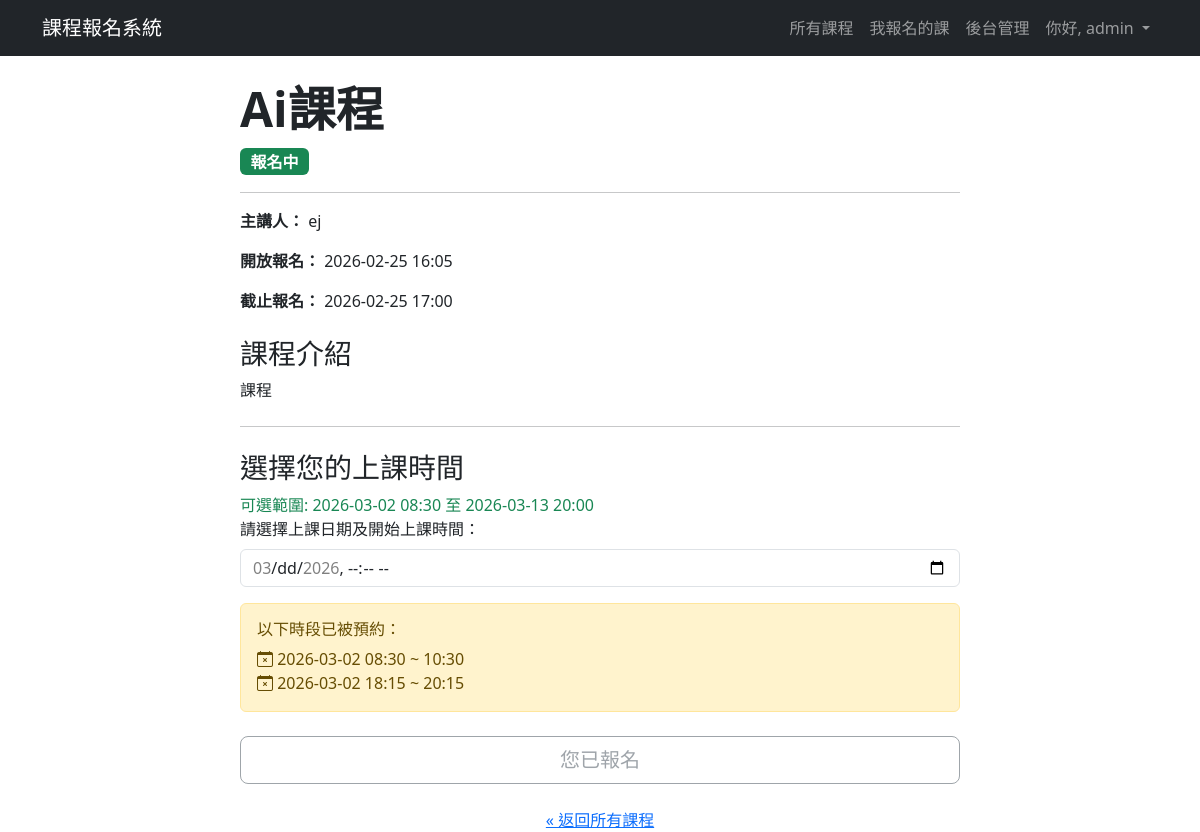
The page /course/2 (signed in) on the database its author committed.
### app.py (models this page shows, shortened)
class User(UserMixin, db.Model):
    id = db.Column(db.Integer, primary_key=True) # 使用者ID 唯一值
    username = db.Column(db.String(80), unique=True, nullable=False)
    email = db.Column(db.String(120), unique=True, nullable=False) # 電子郵件地址
    password_hash = db.Column(db.String(200), nullable=False) # 儲存雜湊後的密碼
    is_admin = db.Column(db.Boolean, default=False) # 是否為管理者
    needs_password_change = db.Column(db.Boolean, default=False) # 是否需要更新密碼
    __table_args__ = {'extend_existing': True} # 避免重複定義表格錯誤

class Course(db.Model):
    __tablename__ = 'course' # 建議明確指定表名
    id = db.Column(db.Integer, primary_key=True)
    name = db.Column(db.String(120), nullable=False)
    description = db.Column(db.Text, nullable=False) # 課程描述
    speaker_info = db.Column(db.String(200)) # 講者資訊
    has_time_slots = db.Column(db.Boolean, default=False, nullable=False) # 是否有梯次
    status = db.Column(db.String(20), default='尚未開放') # 課程狀態：尚未開放、報名中、報名截止
    registration_start_time = db.Column(db.DateTime, nullable=False) # 報名開始時間
    registration_end_time = db.Column(db.DateTime, nullable=False) # 報名截止時間
    allow_user_to_choose_time = db.Column(db.Boolean, default=False, nullable=False) # 是否允許使用者自選時間
    duration_hours = db.Column(db.Float, nullable=True, default=1) # 新增：上課時數欄位
    user_choice_start_date = db.Column(db.Date, nullable=True) # 自選時間的可選起始日
    user_choice_end_date = db.Column(db.Date, nullable=True) # 自選時間的可選結束日
    user_choice_start_time_of_day = db.Column(db.Time, nullable=True) # 自選時間的每日可選起始時間
    user_choice_end_time_of_day = db.Column(db.Time, nullable=True) # 自選時間的每日可選結束時間
    __table_args__ = {'extend_existing': True} # 避免重複定義表格錯誤
    files = db.relationship('CourseFile', backref='course', lazy=True, cascade="all, delete-orphan") # 課程有多個檔案，刪除課程時也刪除相關檔案
    time_slots = db.relationship('TimeSlot', backref='course', lazy=True, cascade="all, delete-orphan") # 課程有多個梯次，刪除課程時也刪除相關梯次

class TimeSlot(db.Model):
    __tablename__ = 'time_slot'
    id = db.Column(db.Integer, primary_key=True)
    slot_start_time = db.Column(db.DateTime, nullable=False)
    slot_end_time = db.Column(db.DateTime, nullable=False)
    capacity = db.Column(db.Integer, nullable=False, default=999) # 梯次名額
    booked_count = db.Column(db.Integer, default=0) # 已報名人數
    course_id = db.Column(db.Integer, db.ForeignKey('course.id'), nullable=False) # 課程ID 外鍵，參考 Course 表
    __table_args__ = {'extend_existing': True} # 避免重複定義表格錯誤

### app.py (the view)
@app.route('/course/<int:course_id>')
def course_detail(course_id):
    check_course_status()
    course = db.session.get(Course, course_id)
    if not course:
        abort(404)
    available_slots = []
    if course.has_time_slots:
        available_slots = TimeSlot.query.filter(
            TimeSlot.course_id == course.id,
            TimeSlot.booked_count < TimeSlot.capacity
        ).order_by(TimeSlot.slot_start_time).all()
    is_registered = False
    if current_user.is_authenticated:
        user_reg = Registration.query.join(TimeSlot).filter(
            Registration.user_id == current_user.id,
            TimeSlot.course_id == course.id
        ).first()
        is_registered = user_reg is not None
    booked_slots_display = []
    booked_slots_iso = []
    if course.allow_user_to_choose_time:
        booked_slots_query = TimeSlot.query.filter_by(
            course_id=course.id, capacity=1
        ).order_by(TimeSlot.slot_start_time).all()
        booked_slots_display = booked_slots_query
        booked_slots_iso = [slot.slot_start_time.isoformat() for slot in booked_slots_query]
    user_choice_start_datetime = None
    user_choice_end_datetime = None
    if course.allow_user_to_choose_time and course.user_choice_start_date and course.user_choice_start_time_of_day:
        user_choice_start_datetime = datetime.combine(course.user_choice_start_date, course.user_choice_start_time_of_day)
    if course.allow_user_to_choose_time and course.user_choice_end_date and course.user_choice_end_time_of_day:
        user_choice_end_datetime = datetime.combine(course.user_choice_end_date, course.user_choice_end_time_of_day)
    return render_template(
        'course_detail.html',
        course=course,
        is_registered=is_registered,
        available_slots=available_slots,
        user_choice_start_datetime=user_choice_start_datetime,
        user_choice_end_datetime=user_choice_end_datetime,
        booked_user_choice_slots=booked_slots_display,
        booked_slots_iso=booked_slots_iso
    )

### app.py (called while the page is built, shortened)
@login_manager.user_loader
def load_user(user_id): # 透過 user_id 載入使用者
    return User.query.get(int(user_id)) # 從資料庫取得使用者資料

def check_course_status():
    with app.app_context():
        print(f" [Scheduler] 正在檢查課程狀態... ({datetime.now().strftime('%Y-%m-%d %H:%M:%S')})")
        now = datetime.now() # 伺服器已是 GMT+8，改回使用本地時間
        updated_count = 0
        courses_to_open = Course.query.filter(Course.status == '尚未開放', Course.registration_start_time <= now).all()
        courses_to_close = Course.query.filter(Course.status == '報名中', Course.registration_end_time <= now).all()
        for course in courses_to_close:
            course.status = '報名截止'
            print(f" [Scheduler] 課程 '{course.name}' 已自動截止報名。(截止時間: {course.registration_end_time})")
            updated_count += 1
        if updated_count > 0:
            db.session.commit()
            print(f" [Scheduler] 共更新了 {updated_count} 門課程的狀態。")
        else:
            print(" [Scheduler] 沒有需要更新狀態的課程。")

### templates/course_detail.html (shortened to what this page needs)
{% extends "layout.html" %}
{% block content %}
<div class="container mt-4">
    <div class="row">
        <div class="col-lg-8 mx-auto">
            <h2 class="display-5 fw-bold">{{ course.name }}</h2>
            <p class="lead">
                {% if course.status == '報名中' %}
                    <span class="badge bg-success fs-6">報名中</span>
                {% elif course.status == '尚未開放' %}
                    <span class="badge bg-warning text-dark fs-6 ">尚未開放</span>
                {% else %}
                    <span class="badge bg-secondary fs-6">報名截止</span>
                {% endif %}
            </p>
            <hr>
            <p><strong>主講人：</strong> {{ course.speaker_info }}</p>
            <p><strong>開放報名：</strong> {{ course.registration_start_time.strftime('%Y-%m-%d %H:%M') }}</p>
            <p><strong>截止報名：</strong> {{ course.registration_end_time.strftime('%Y-%m-%d %H:%M') }}</p>
            <h3 class="mt-4">課程介紹</h3>
            <div style="white-space: pre-wrap;">{{ course.description }}</div>
        <hr class="my-4">
        {% if course.has_time_slots and not course.allow_user_to_choose_time %}
            <h3 class="mt-4">選擇上課時間</h3>
            {% if available_slots %}
                <div class="list-group" id="slot-selection">
                {% for slot in available_slots %}
                    <label class="list-group-item">
                        <input class="form-check-input me-1" type="radio" name="time_slot_id" value="{{ slot.id }}">
                        {{ slot.slot_start_time.strftime('%Y-%m-%d %H:%M') }} ~ {{ slot.slot_end_time.strftime('%H:%M') }} (剩餘名額: {{ slot.capacity - slot.booked_count }})
                    </label>
                {% endfor %}
                </div>
            <div class="d-grid gap-2 mt-3">
                {% if course.status != '報名中' %}
                    <button class="btn btn-secondary btn-lg" disabled>{{ course.status }}</button>
                {% else %}
                    {% if current_user.is_authenticated %}
                        {% if is_registered %}
                            <button class="btn btn-outline-secondary btn-lg" disabled>您已報名</button>
                        {% else %}
                            <button class="btn btn-primary btn-lg" onclick="handleRegistration()">立即報名</button>
                        {% endif %}
                    {% else %}
                        <button class="btn btn-primary btn-lg" onclick="promptLogin()">立即報名</button>
                    {% endif %}
                {% endif %}
            </div>
            {% else %}
                <p class="text-danger">名額已滿</p>
            {% endif %}
        {% elif course.allow_user_to_choose_time %}
            <h3 class="mt-4">選擇您的上課時間</h3>
            <div class="mb-3">
                <div class="form-text text-success fs-6">
                    可選範圍: {{ user_choice_start_datetime.strftime('%Y-%m-%d %H:%M') if user_choice_start_datetime }} 至 {{ user_choice_end_datetime.strftime('%Y-%m-%d %H:%M') if user_choice_end_datetime }}
                </div>
                <label for="user_selected_time" class="form-label">請選擇上課日期及開始上課時間：</label>
                <input type="datetime-local" id="user_selected_time" name="user_selected_time" class="form-control"
                       step="1800"
                       data-booked-slots='{{ booked_slots_iso|tojson|safe }}'
                       min="{{ user_choice_start_datetime.strftime('%Y-%m-%dT%H:%M') if user_choice_start_datetime else '' }}"
                       max="{{ user_choice_end_datetime.strftime('%Y-%m-%dT%H:%M') if user_choice_end_datetime else '' }}" required>
            </div>
            <div class="d-grid gap-2 mt-3">
                {% if booked_user_choice_slots %}
                <div class="alert alert-warning" role="alert">
                    <h6 class="alert-heading">以下時段已被預約：</h6>
                    <ul class="list-unstyled mb-0">
                        {% for slot in booked_user_choice_slots %}
                        <li>
                            <i class="bi bi-calendar-x"></i>
                            {{ slot.slot_start_time.strftime('%Y-%m-%d %H:%M') }} ~
                            {% if slot.slot_start_time.date() == slot.slot_end_time.date() %}
                                {{ slot.slot_end_time.strftime('%H:%M') }}
                            {% else %}
                                {{ slot.slot_end_time.strftime('%Y-%m-%d %H:%M') }}
                            {% endif %}
                        </li>
                        {% endfor %}
                    </ul>
                </div>
                {% endif %}
                {% if course.status != '報名中' %}
                    <button class="btn btn-secondary btn-lg" disabled>{{ course.status }}</button>
                {% elif not current_user.is_authenticated %}
                    <button class="btn btn-primary btn-lg" onclick="promptLogin()">立即報名</button>
                {% elif is_registered %}
                     <button class="btn btn-outline-secondary btn-lg" disabled>您已報名</button>
                {% else %}
                     <button class="btn btn-primary btn-lg" onclick="handleRegistration()">立即報名</button>
                {% endif %}
            </div>
        {% else %}
            <div class="d-grid gap-2">
                <p class="text-muted">本課程目前未開放時間選擇。</p>
            </div>
        {% endif %}
        <div class="text-center mt-4">
            <a href="{{ url_for('index') }}">&laquo; 返回所有課程</a>
        </div>
        </div>
    </div>
</div>
{% endblock %}

### templates/layout.html (shortened to what this page needs)
<!doctype html>
<html lang="zh-Hant">
<head>
    <link href="https://cdn.jsdelivr.net/npm/bootstrap@5.3.3/dist/css/bootstrap.min.css" rel="stylesheet">
    <link rel="stylesheet" href="https://cdn.jsdelivr.net/npm/bootstrap-icons@1.11.3/font/bootstrap-icons.min.css">
    <link rel="stylesheet" href="{{ url_for('static', filename='css/style.css') }}">
</head>
<body class="{% block body_class %}{% endblock %}">
    <nav class="navbar navbar-expand-lg {% block navbar_classes %}navbar-dark bg-dark{% endblock %}">
        <div class="container">
            <a class="navbar-brand" href="{{ url_for('index') }}">課程報名系統</a>
            <div class="collapse navbar-collapse" id="navbarNav">
                <ul class="navbar-nav ms-auto">
                    <li class="nav-item">
                        <a class="nav-link" href="{{ url_for('index') }}">所有課程</a>
                    </li>
                    {% if current_user.is_authenticated %}
                        <li class="nav-item">
                            <a class="nav-link" href="{{ url_for('my_courses') }}">我報名的課</a>
                        </li>
                        {% if current_user.is_admin %}
                        <li class="nav-item">
                            <a class="nav-link" href="{{ url_for('admin_dashboard') }}">後台管理</a>
                        </li>
                        {% endif %}
                        <li class="nav-item dropdown">
                            <a class="nav-link dropdown-toggle" href="#" role="button" data-bs-toggle="dropdown" aria-expanded="false">
                                你好, {{ current_user.username }}
                            </a>
                        </li>
                    {% else %}
                        <li class="nav-item">
                            <a class="nav-link" href="{{ url_for('login') }}">登入/註冊</a>
                        </li>
                    {% endif %}
                </ul>
            </div>
        </div>
    </nav>
    <main class="container mt-4">
        {% block content %}{% endblock %}
    </main>
</body>
</html>

### rows shown on the page
User: username "admin"
Course: name "Ai課程", speaker_info "ej", registration_start_time "2026-02-25 16:05", registration_end_time "2026-02-25 17:00", description "課程"
TimeSlot: slot_start_time "2026-03-02 08:30", slot_end_time "10:30"
TimeSlot: slot_start_time "2026-03-02 18:15", slot_end_time "20:15"
